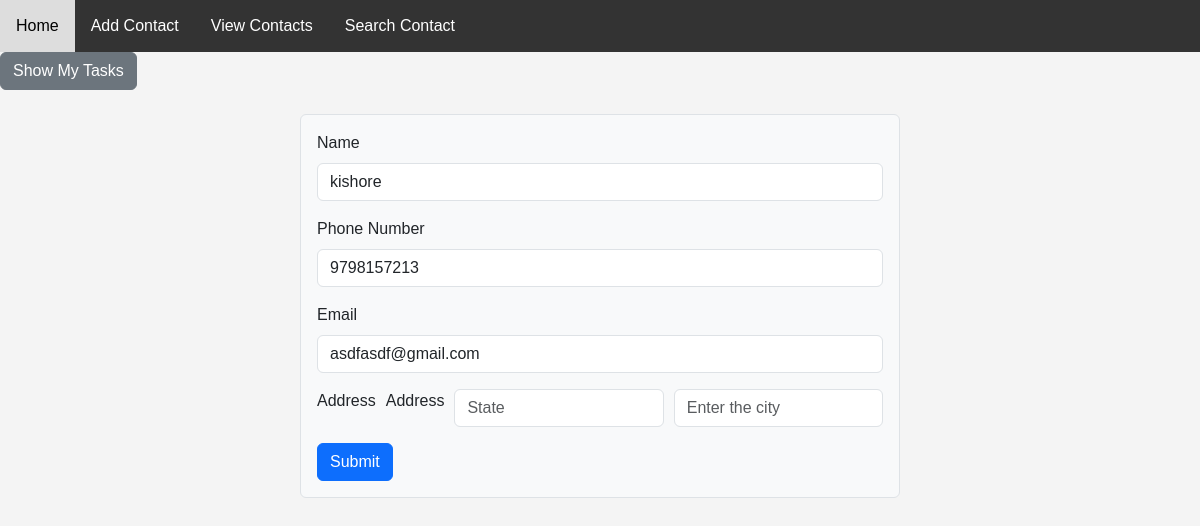
Before: /update_contact/1/ with the older database file.
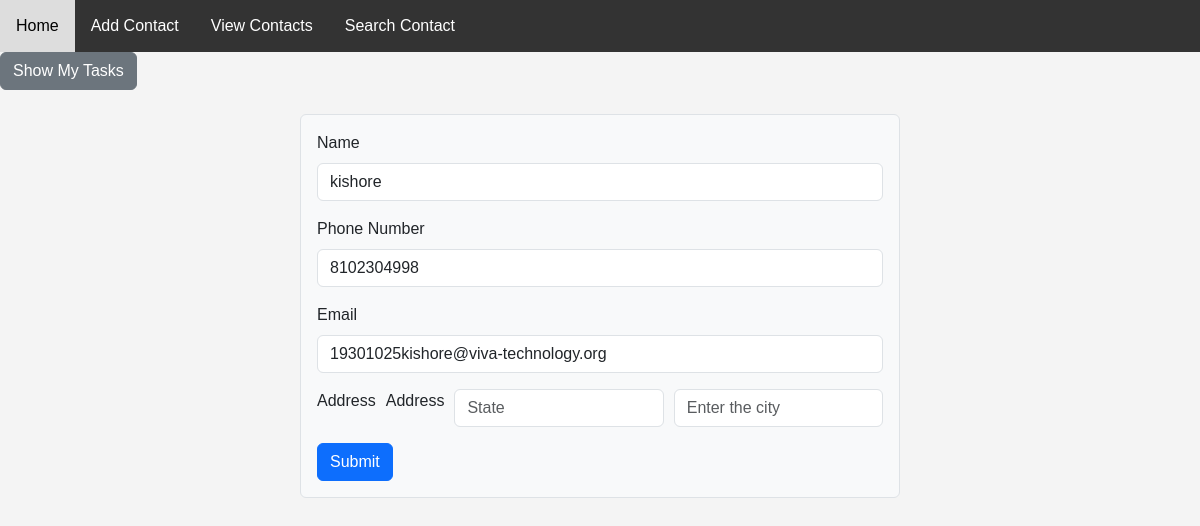
After: the same page with the newer database file.
### contacts/models.py (models this page shows)
class ContactInformation(models.Model):
    name=models.CharField(max_length=50)
    phone_number = models.CharField(max_length=10, default='0000000000')
    email=models.EmailField()
    address=models.TextField()
    pincode=models.CharField(max_length=10,default="123")

### contacts/views.py (the view, shortened to what this page needs)
# urls.py: path("update_contact/<id>/",update_contact,name="update_contact"),
def update_contact(request,id):
    record_to_be_update=ContactInformation.objects.get(id=id)
    return render(request,"updatecontact.html",context={"backend_data":record_to_be_update})

### contacts/templates/updatecontact.html (shortened to what this page needs)
{% extends "base.html" %}
{% block base %}
<a href="/ShowMyTask/" class="btn btn-secondary">Show My Tasks</a>
<main class="mt-4">
    <form method="post" class="col-md-6 mx-auto border p-3 rounded bg-light">
        <div class="mb-3">
            <label for="NameOfPeople" class="form-label">Name</label>
            <input type="text" name="NameOfPeople" value="{{backend_data.name}}" class="form-control" id="timestamp">
        </div>
        <div class="mb-3">
            <label for="PhoneNumberOfPeople" class="form-label">Phone Number</label>
            <input type="tel" class="form-control" value="{{backend_data.phone_number}}" maxlength="10"
                id="TitleOfTheTask" name="PhoneNumberOfPeople">
        </div>
        <div class="mb-3">
            <label for="email" class="form-label">Email</label>
            <input type="email" name="email" value="{{backend_data.email}}" class="form-control" id="dueDate">
        </div>
        <div class="mb-3" id="mb-3">
            <label for="Address" class="form-label">Address</label>
            <label for="Address" class="form-label">Address</label>
            <input class="form-control" name="Address" type="text" placeholder="State">
            <input class="form-control" type="Address" name="city" placeholder="Enter the city">
        </div>
        <button type="submit" class="btn btn-primary">Submit</button>
    </form>
</main>
{% endblock %}

Changed rows visible on the page:
changed ContactInformation "kishore": PhoneNumberOfPeople "9798157213" → "8102304998"; email "asdfasdf@gmail.com" → "19301025kishore@viva-technology.org"
